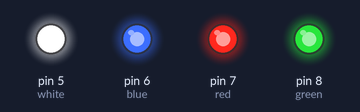
Bench run of a sketch on a simulated Arduino Nano, built with avr-gcc and run on an emulated ATmega328P. On the bench: output pins drawn as LEDs (lit = HIGH).

Above: at 0.1 s.
Timing chart, 0 to 1.6 s (numbered marks = the images above):
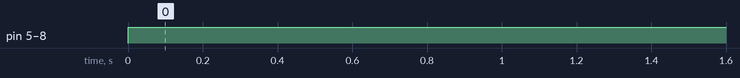

The sketch:

1_Example_LED_ON.ino
```cpp
/* 02.01.2018
   https://github.com/SFERA-GIT/Nano-shield-rev.-1.1
   СФЕРА ЗНАНИЙ (г.Челябинск) http://сферазнаний.рф/
   Пример работы светодиодов на контактах (D5-D8)
   Для работы со светодиодами необходимо установить перемычки
   на нижней гребенке между зеленым и желтыми пинами напротив
   соответствующего светодиода.
   Порядок расположения светодиодов:
   D5 - белый (white)
   D6 - синий (blue)
   D7 - красный (red)
   D8 - зеленый (green)
*/

//Объявляем константы с помощью оператора #define
#define white 5     // любое упоминание сочетания символов white будет заменено компилятором на значение 5
#define blue 6      // любое упоминание сочетания символов blue будет заменено компилятором на значение 6
#define red 7       // любое упоминание сочетания символов red будет заменено компилятором на значение 7
#define green 8     // любое упоминание сочетания символов green будет заменено компилятором на значение 8


//Обязательная функция setup (выполняется один раз перед функцией loop)
void setup()
//Тело функции setup
{
  pinMode(white, OUTPUT); //настройка контакта white(5) на выход
  pinMode(blue, OUTPUT);  //настройка контакта blue(6) на выход
  pinMode(red, OUTPUT);   //настройка контакта red(7) на выход
  pinMode(green, OUTPUT); //настройка контакта green(8) на выход
}

//Обязательная функция loop (бесконечно повторяющаяся функция)
void loop()
//Тело функции loop
{
 digitalWrite(white,1);  //включение контакта white(5)
 digitalWrite(blue,1);   //включение контакта blue(6)
 digitalWrite(red,1);    //включение контакта red(7)
 digitalWrite(green,1);  //включение контакта green(8)

}
```

Measured:
- by itself, pin 5 (white), pin 6 (blue), pin 7 (red), pin 8 (green): LOW → HIGH at 0.00 s
